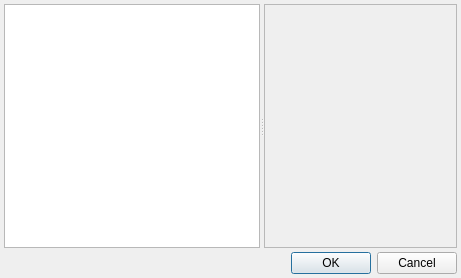
<?xml version="1.0" encoding="UTF-8"?>
<ui version="4.0">
 <class>preferencesDialog</class>
 <widget class="QDialog" name="preferencesDialog">
  <property name="geometry">
   <rect>
    <x>0</x>
    <y>0</y>
    <width>461</width>
    <height>278</height>
   </rect>
  </property>
  <property name="windowTitle">
   <string>Предпочтения</string>
  </property>
  <layout class="QVBoxLayout" name="verticalLayout">
   <property name="spacing">
    <number>4</number>
   </property>
   <property name="margin">
    <number>4</number>
   </property>
   <item>
    <widget class="QSplitter" name="splitter">
     <property name="sizePolicy">
      <sizepolicy hsizetype="Expanding" vsizetype="Preferred">
       <horstretch>0</horstretch>
       <verstretch>0</verstretch>
      </sizepolicy>
     </property>
     <property name="orientation">
      <enum>Qt::Horizontal</enum>
     </property>
     <property name="childrenCollapsible">
      <bool>false</bool>
     </property>
     <widget class="QListWidget" name="pagesList">
      <property name="sizePolicy">
       <sizepolicy hsizetype="MinimumExpanding" vsizetype="Expanding">
        <horstretch>0</horstretch>
        <verstretch>0</verstretch>
       </sizepolicy>
      </property>
      <property name="resizeMode">
       <enum>QListView::Adjust</enum>
      </property>
      <property name="viewMode">
       <enum>QListView::ListMode</enum>
      </property>
      <property name="selectionRectVisible">
       <bool>false</bool>
      </property>
     </widget>
     <widget class="QStackedWidget" name="pagesHolder">
      <property name="sizePolicy">
       <sizepolicy hsizetype="Expanding" vsizetype="Expanding">
        <horstretch>1</horstretch>
        <verstretch>0</verstretch>
       </sizepolicy>
      </property>
      <property name="frameShape">
       <enum>QFrame::StyledPanel</enum>
      </property>
      <property name="frameShadow">
       <enum>QFrame::Sunken</enum>
      </property>
      <property name="lineWidth">
       <number>1</number>
      </property>
     </widget>
    </widget>
   </item>
   <item>
    <widget class="QDialogButtonBox" name="buttonBox">
     <property name="orientation">
      <enum>Qt::Horizontal</enum>
     </property>
     <property name="standardButtons">
      <set>QDialogButtonBox::Cancel|QDialogButtonBox::Ok</set>
     </property>
    </widget>
   </item>
  </layout>
 </widget>
 <resources/>
 <connections>
  <connection>
   <sender>buttonBox</sender>
   <signal>accepted()</signal>
   <receiver>preferencesDialog</receiver>
   <slot>accept()</slot>
   <hints>
    <hint type="sourcelabel">
     <x>248</x>
     <y>254</y>
    </hint>
    <hint type="destinationlabel">
     <x>157</x>
     <y>274</y>
    </hint>
   </hints>
  </connection>
  <connection>
   <sender>buttonBox</sender>
   <signal>rejected()</signal>
   <receiver>preferencesDialog</receiver>
   <slot>reject()</slot>
   <hints>
    <hint type="sourcelabel">
     <x>316</x>
     <y>260</y>
    </hint>
    <hint type="destinationlabel">
     <x>286</x>
     <y>274</y>
    </hint>
   </hints>
  </connection>
 </connections>
</ui>
